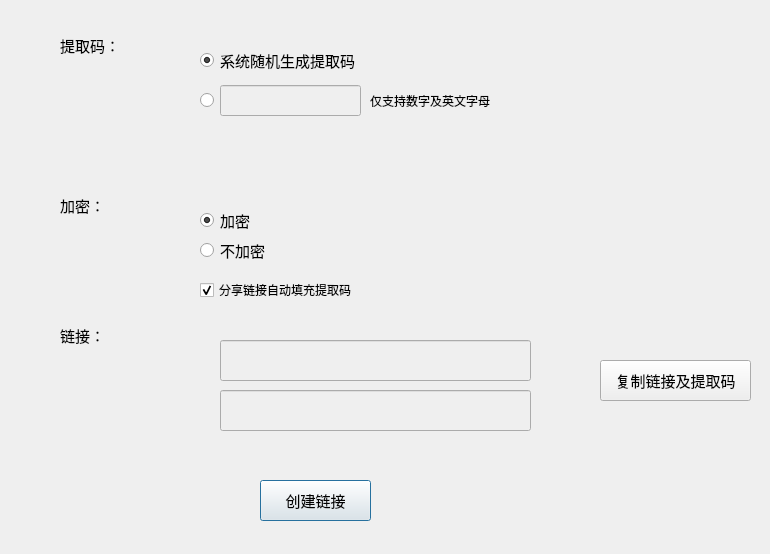
<?xml version="1.0" encoding="UTF-8"?>
<ui version="4.0">
 <class>ShareFileDialog</class>
 <widget class="QDialog" name="ShareFileDialog">
  <property name="geometry">
   <rect>
    <x>0</x>
    <y>0</y>
    <width>770</width>
    <height>554</height>
   </rect>
  </property>
  <property name="windowTitle">
   <string>Dialog</string>
  </property>
  <widget class="QLabel" name="label">
   <property name="geometry">
    <rect>
     <x>60</x>
     <y>30</y>
     <width>61</width>
     <height>31</height>
    </rect>
   </property>
   <property name="font">
    <font>
     <pointsize>11</pointsize>
    </font>
   </property>
   <property name="text">
    <string>提取码：</string>
   </property>
  </widget>
  <widget class="QWidget" name="widget" native="true">
   <property name="geometry">
    <rect>
     <x>130</x>
     <y>40</y>
     <width>451</width>
     <height>111</height>
    </rect>
   </property>
   <widget class="QRadioButton" name="randomBtn">
    <property name="geometry">
     <rect>
      <x>70</x>
      <y>10</y>
      <width>191</width>
      <height>21</height>
     </rect>
    </property>
    <property name="font">
     <font>
      <pointsize>11</pointsize>
     </font>
    </property>
    <property name="text">
     <string>系统随机生成提取码</string>
    </property>
    <property name="checked">
     <bool>true</bool>
    </property>
   </widget>
   <widget class="QRadioButton" name="selfBtn">
    <property name="geometry">
     <rect>
      <x>70</x>
      <y>50</y>
      <width>16</width>
      <height>20</height>
     </rect>
    </property>
    <property name="text">
     <string/>
    </property>
   </widget>
   <widget class="QLineEdit" name="lineEdit">
    <property name="enabled">
     <bool>false</bool>
    </property>
    <property name="geometry">
     <rect>
      <x>90</x>
      <y>45</y>
      <width>141</width>
      <height>31</height>
     </rect>
    </property>
    <property name="text">
     <string/>
    </property>
   </widget>
   <widget class="QLabel" name="label_2">
    <property name="geometry">
     <rect>
      <x>240</x>
      <y>50</y>
      <width>151</width>
      <height>21</height>
     </rect>
    </property>
    <property name="text">
     <string>仅支持数字及英文字母</string>
    </property>
   </widget>
  </widget>
  <widget class="QWidget" name="widget_2" native="true">
   <property name="geometry">
    <rect>
     <x>130</x>
     <y>200</y>
     <width>451</width>
     <height>71</height>
    </rect>
   </property>
   <widget class="QRadioButton" name="encodeBtn">
    <property name="geometry">
     <rect>
      <x>70</x>
      <y>10</y>
      <width>191</width>
      <height>21</height>
     </rect>
    </property>
    <property name="font">
     <font>
      <pointsize>11</pointsize>
     </font>
    </property>
    <property name="text">
     <string>加密</string>
    </property>
    <property name="checked">
     <bool>true</bool>
    </property>
   </widget>
   <widget class="QRadioButton" name="unencodeBtn">
    <property name="geometry">
     <rect>
      <x>70</x>
      <y>40</y>
      <width>191</width>
      <height>21</height>
     </rect>
    </property>
    <property name="font">
     <font>
      <pointsize>11</pointsize>
     </font>
    </property>
    <property name="text">
     <string>不加密</string>
    </property>
   </widget>
  </widget>
  <widget class="QLabel" name="label_5">
   <property name="geometry">
    <rect>
     <x>60</x>
     <y>190</y>
     <width>61</width>
     <height>31</height>
    </rect>
   </property>
   <property name="font">
    <font>
     <pointsize>11</pointsize>
    </font>
   </property>
   <property name="text">
    <string>加密：</string>
   </property>
  </widget>
  <widget class="QLabel" name="label_6">
   <property name="geometry">
    <rect>
     <x>60</x>
     <y>320</y>
     <width>61</width>
     <height>31</height>
    </rect>
   </property>
   <property name="font">
    <font>
     <pointsize>11</pointsize>
    </font>
   </property>
   <property name="text">
    <string>链接：</string>
   </property>
  </widget>
  <widget class="QWidget" name="widget_3" native="true">
   <property name="geometry">
    <rect>
     <x>130</x>
     <y>330</y>
     <width>451</width>
     <height>121</height>
    </rect>
   </property>
   <widget class="QLineEdit" name="UrlLine">
    <property name="enabled">
     <bool>false</bool>
    </property>
    <property name="geometry">
     <rect>
      <x>90</x>
      <y>10</y>
      <width>311</width>
      <height>41</height>
     </rect>
    </property>
   </widget>
   <widget class="QLineEdit" name="ExtractLine">
    <property name="enabled">
     <bool>false</bool>
    </property>
    <property name="geometry">
     <rect>
      <x>90</x>
      <y>60</y>
      <width>311</width>
      <height>41</height>
     </rect>
    </property>
   </widget>
  </widget>
  <widget class="QPushButton" name="pushButton">
   <property name="geometry">
    <rect>
     <x>260</x>
     <y>480</y>
     <width>111</width>
     <height>41</height>
    </rect>
   </property>
   <property name="font">
    <font>
     <pointsize>11</pointsize>
    </font>
   </property>
   <property name="text">
    <string>创建链接</string>
   </property>
  </widget>
  <widget class="QCheckBox" name="checkBox">
   <property name="geometry">
    <rect>
     <x>200</x>
     <y>280</y>
     <width>171</width>
     <height>20</height>
    </rect>
   </property>
   <property name="text">
    <string>分享链接自动填充提取码</string>
   </property>
   <property name="checked">
    <bool>true</bool>
   </property>
  </widget>
  <widget class="QPushButton" name="pushButton_2">
   <property name="geometry">
    <rect>
     <x>600</x>
     <y>360</y>
     <width>151</width>
     <height>41</height>
    </rect>
   </property>
   <property name="font">
    <font>
     <pointsize>11</pointsize>
    </font>
   </property>
   <property name="text">
    <string>复制链接及提取码</string>
   </property>
  </widget>
 </widget>
 <resources/>
 <connections/>
</ui>
